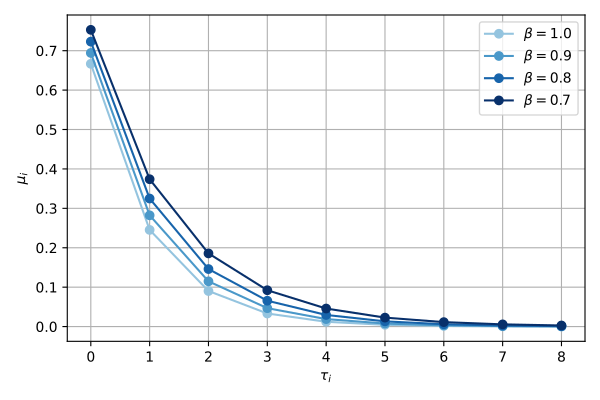

This chart was generated by the following Python code:
import numpy as np
import matplotlib.pyplot as plt

B = 6
gamma = 12
tau = np.arange(0, 9, 1)

beta_values = [1.0, 0.9, 0.8, 0.7]

plt.figure(figsize=(6,4))

colors = plt.cm.Blues(np.linspace(0.4, 1, len(beta_values)))

for beta, color in zip(beta_values, colors):
    mu = np.exp(-beta * (tau + np.log(1 + B / gamma)))
    plt.plot(
        tau, mu,
        marker='o',
        color=color,
        label=rf"$\beta={beta}$"
    )

plt.xlabel(r'$\tau_i$')
plt.ylabel(r'$\mu_i$')
plt.xticks(tau)
plt.grid()
plt.legend()
plt.tight_layout()
plt.savefig('beta_effect.pdf')
plt.close()

import numpy as np
import matplotlib.pyplot as plt

B = 6
beta = 0.8
tau = np.arange(0, 9, 1)

gamma_values = [6, 12, 18]

plt.figure(figsize=(6,4))

colors = plt.cm.Greens(np.linspace(0.4, 1, len(gamma_values)))

for gamma, color in zip(gamma_values, colors):
    mu = np.exp(-beta * (tau + np.log(1 + B / gamma)))
    plt.plot(
        tau, mu,
        marker='s',
        color=color,
        label=rf"$\gamma={gamma}$"
    )

plt.xlabel(r'$\tau_i$')
plt.ylabel(r'$\mu_i$')
plt.xticks(tau)
plt.grid()
plt.legend()
plt.tight_layout()
plt.savefig('gamma_effect.pdf')
plt.close()
